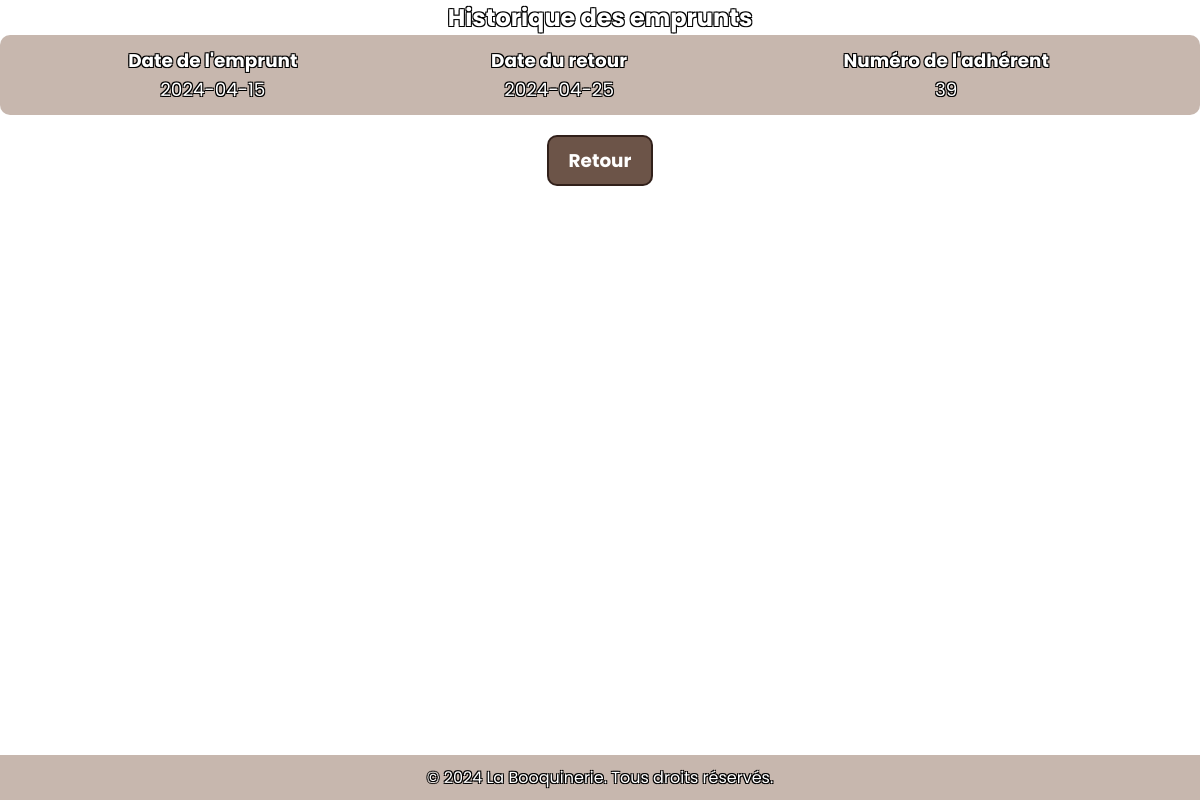
The app's page /MenuAdmin/gestionLivres/historique_emprunt.php?ref=2 with its own data.
### tables this page shows
CREATE TABLE `emprunt` (
  `id` int(11) NOT NULL,
  `date_deb` date DEFAULT NULL,
  `date_fin` date DEFAULT NULL,
  `id_adherent` int(11) NOT NULL,
  `ref_livre` int(11) NOT NULL
);

### MenuAdmin/gestionLivres/historique_emprunt.php (the view, shortened to what this page needs)
<!DOCTYPE html>
<html lang="fr">
<head>
    <link rel="stylesheet" href="../../style.css">
</head>
<body>
<?php
 include '../../bddacces.php';
$ref = $_GET['ref'];
$historique_query = "SELECT date_deb, date_fin, id_adherent FROM emprunt WHERE ref_livre = $ref";
$historique_result = $connexion->query($historique_query);
if ($historique_result->rowCount() > 0) {
    echo "<h2>Historique des emprunts</h2>";
    echo "<table>";
    echo "<tr><th>Date de l'emprunt</th><th>Date du retour</th><th>Numéro de l'adhérent</th></tr>";
    while ($row = $historique_result->fetch()) {
        echo "<tr><td>" . $row['date_deb'] . "</td><td>" . $row['date_fin'] . "</td><td>" . $row['id_adherent'] . "</td></tr>";
    }
    echo "</table>";
    echo "<main>";
    echo " <button><a href='gestionLivres.php'>Retour</a></button>";
    echo "</main>";
} else {
    echo "<h2>Aucun emprunt pour ce livre.</h2>";
    echo "<main>";
    echo " <button><a href='gestionLivres.php'>Retour</a></button>";
    echo "</main>";
}
?>
    <footer>
        <p>&copy; 2024 La Booquinerie. Tous droits réservés.</p>
    </footer>
</body>
</html>

### style.css (style rules this page uses)
* { margin: 0; padding: 0; box-sizing: border-box; font-family: 'Poppins', sans-serif; }
body { font-family: Arial, sans-serif; height: 100%; background-image: url('images/fond_ecran.jpg'); background-size: cover; background-position: center; background-attachment: fixed; display: flex; flex-direction: column; min-height: 100vh; color: #fff; text-shadow: -1px -1px 0 #000, 1px -1px 0 #000, -1px 1px 0 #000, 1px 1px 0 #000; }
h2 { text-align: center; }
table { align-content: flex-end; padding: 10px 20px; background-color: rgba(143, 112, 94, 0.5); border-radius: 10px; font-size: 115%; }
button { padding: 10px 20px; border: 2px solid rgba(35, 19, 15, 0.8); background-color: rgba(72, 42, 27, 0.8); border-radius: 10px; font-size: 115%; text-decoration: none; color: #fff; font-weight: bold; }
a { text-decoration: none; color: #fff; font-weight: bold; }
main { display: flex; flex-wrap: wrap; justify-content: center; align-items: center; padding: 20px; margin: 0 auto; display: block; }
footer { display: flex; justify-content: center; align-items: center; position: fixed; bottom: 0; left: 0; right: 0; background-color: rgba(143, 112, 94, 0.5); color: #fff; text-align: center; padding: 10px 0; width: 100%; }
tr { text-align: center; }

### records on screen
emprunt: date_deb "2024-04-15", date_fin "2024-04-25", id_adherent "39"
